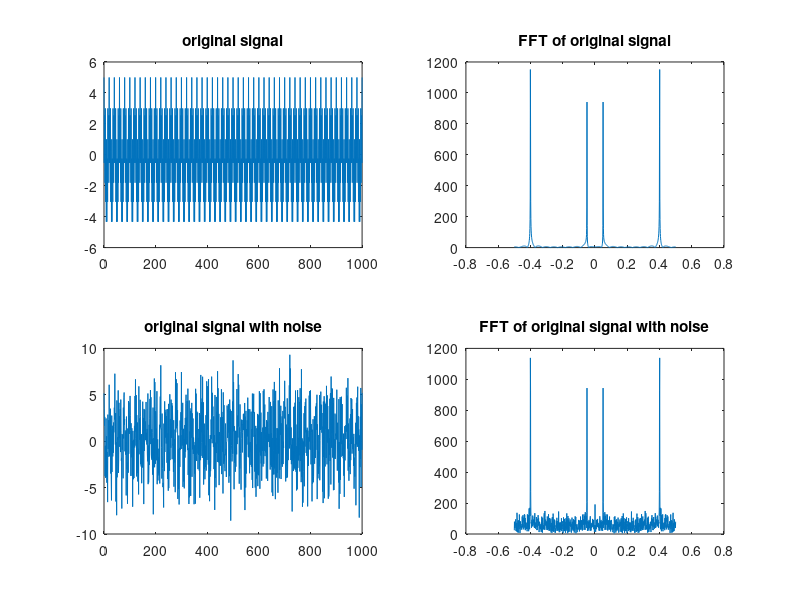
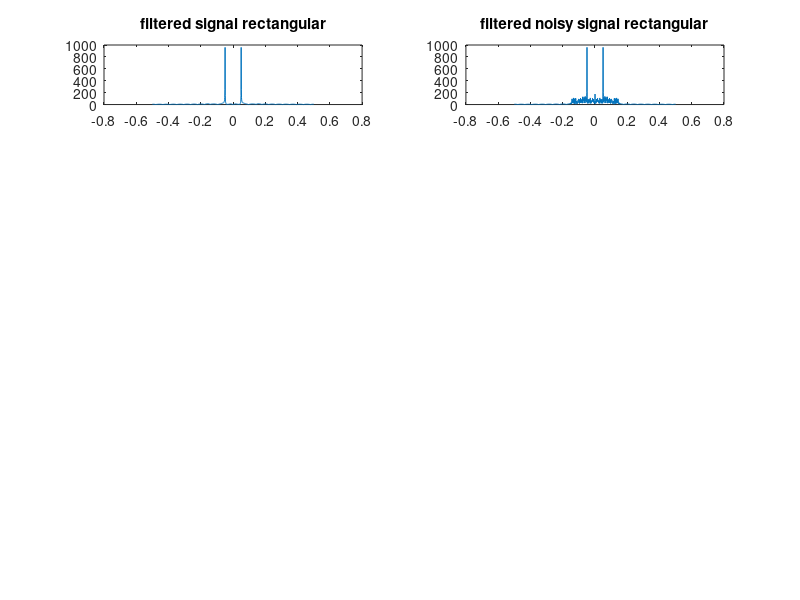

These charts were generated, in order, by the following MATLAB code: (Note: this script raises an error after producing the figures.)


t = 0: 1 : 1000;
x = 2*cos(0.1*pi*t) + 3*cos(0.8*pi*t);
noise = 2*randn(1,length(x));
x_noise = x + noise;

figure;
subplot(2,2,1);
plot(t,x);
title('original signal');

x1 = fftshift(abs(fft(x,1024)));
f = -1/2:1/1023:1/2;
subplot(2,2,2);
plot(f,x1);
title('FFT of original signal');

subplot(2,2,3);
plot(t,x_noise);
title('original signal with noise');

x1_noise = fftshift(abs(fft(x_noise,1024)));
f = -1/2:1/1023:1/2;
subplot(2,2,4);
plot(f,x1_noise);
title('FFT of original signal with noise');


% plotting outputs
figure;
N = 65;
k = (N-1)/2;
p = linspace(-k,k,N);
omega = pi*0.3;
hd = sin(omega*(p))./(pi*(p));
hd(k+1) = omega/pi;

rectwind = 0:N-1;
rectwind = rectwind*0+1;
trangwind = 2-2*(0:N-1)/(N-1);
p = 0:N-1;
hanningwind1 = 0.5 -0.5*cos(2*pi*p/(N-1));
hanningwind2 = 0.54 -0.46*cos(2*pi*p/(N-1));
blackmanwind = 0.42 - 0.5*cos(2*pi*p/(N-1)) + 0.08*cos(4*pi*p/(N-1));

hn_rect = hd.*rectwind;
hn_triang = hd.*trangwind;
hn_hanning1 = hd.*hanningwind1;
hn_hanning2 = hd.*hanningwind2;
hn_blackmanwind = hd.*blackmanwind;


% rectangular
y = filtfilt(hn_rect,1,x);
y1 = fftshift(abs(fft(y,1024)));
f = -1/2:1/1023:1/2;
subplot(5,2,1);
plot(f,y1);
title('filtered signal rectangular');

y_noise = filtfilt(hn_rect,1,x_noise);
y1_noise = fftshift(abs(fft(y_noise,1024)));
f = -1/2:1/1023:1/2;
subplot(5,2,2);
plot(f,y1_noise);
title('filtered noisy signal rectangular');
disp(['SNR rectangular is equal to ',num2str(snr(y1_noise, y1_noise-y1)),'.']);



% triangular
y = filtfilt(hn_triang,1,x);
y1 = fftshift(abs(fft(y,1024)));
f = -1/2:1/1023:1/2;
subplot(5,2,3);
plot(f,y1);
title('filtered signal triangular');

y_noise = filtfilt(hn_triang,1,x_noise);
y1_noise = fftshift(abs(fft(y_noise,1024)));
f = -1/2:1/1023:1/2;
subplot(5,2,4);
plot(f,y1_noise);
title('filtered noisy signal triangular');
disp(['SNR triangular is equal to ',num2str(snr(y1_noise, y1_noise-y1)),'.']);


% hanning
y = filtfilt(hn_hanning1,1,x);
y1 = fftshift(abs(fft(y,1024)));
f = -1/2:1/1023:1/2;
subplot(5,2,5);
plot(f,y1);
title('filtered signal hanning');

y_noise = filtfilt(hn_hanning1,1,x_noise);
y1_noise = fftshift(abs(fft(y_noise,1024)));
f = -1/2:1/1023:1/2;
subplot(5,2,6);
plot(f,y1_noise);
title('filtered noisy signal hanning');
disp(['SNR hanning is equal to ',num2str(snr(y1_noise, y1_noise-y1)),'.']);


% hamming
y = filtfilt(hn_hanning2,1,x);
y1 = fftshift(abs(fft(y,1024)));
f = -1/2:1/1023:1/2;
subplot(5,2,7);
plot(f,y1);
title('filtered signal hamming');

y_noise = filtfilt(hn_hanning2,1,x_noise);
y1_noise = fftshift(abs(fft(y_noise,1024)));
f = -1/2:1/1023:1/2;
subplot(5,2,8);
plot(f,y1_noise);
title('filtered noisy signal hamming');
disp(['SNR hamming is equal to ',num2str(snr(y1_noise, y1_noise-y1)),'.']);


% blackman
y = filtfilt(hn_hanning2,1,x);
y1 = fftshift(abs(fft(y,1024)));
f = -1/2:1/1023:1/2;
subplot(5,2,9);
plot(f,y1);
title('filtered signal blackman');

y_noise = filtfilt(hn_hanning2,1,x_noise);
y1_noise = fftshift(abs(fft(y_noise,1024)));
f = -1/2:1/1023:1/2;
subplot(5,2,10);
plot(f,y1_noise);
title('filtered noisy signal blackman');
disp(['SNR blackman is equal to ',num2str(snr(y1_noise, y1_noise-y1)),'.']);

